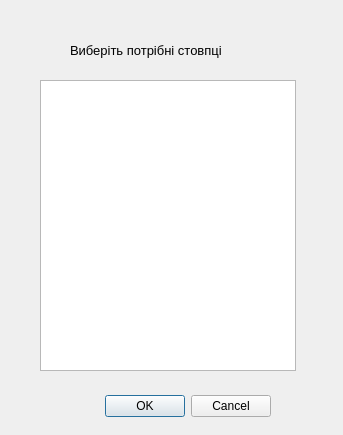
<?xml version="1.0" encoding="UTF-8"?>
<ui version="4.0">
 <class>ProjectionTable</class>
 <widget class="QDialog" name="ProjectionTable">
  <property name="geometry">
   <rect>
    <x>0</x>
    <y>0</y>
    <width>343</width>
    <height>435</height>
   </rect>
  </property>
  <property name="windowTitle">
   <string>Dialog</string>
  </property>
  <widget class="QDialogButtonBox" name="buttonBox">
   <property name="geometry">
    <rect>
     <x>-70</x>
     <y>390</y>
     <width>341</width>
     <height>32</height>
    </rect>
   </property>
   <property name="orientation">
    <enum>Qt::Horizontal</enum>
   </property>
   <property name="standardButtons">
    <set>QDialogButtonBox::Cancel|QDialogButtonBox::Ok</set>
   </property>
  </widget>
  <widget class="QTableWidget" name="tableWidget">
   <property name="geometry">
    <rect>
     <x>40</x>
     <y>80</y>
     <width>256</width>
     <height>291</height>
    </rect>
   </property>
  </widget>
  <widget class="QLabel" name="label">
   <property name="geometry">
    <rect>
     <x>70</x>
     <y>30</y>
     <width>231</width>
     <height>41</height>
    </rect>
   </property>
   <property name="font">
    <font>
     <pointsize>10</pointsize>
    </font>
   </property>
   <property name="text">
    <string>Виберiть потрiбнi стовпцi</string>
   </property>
  </widget>
 </widget>
 <resources/>
 <connections>
  <connection>
   <sender>buttonBox</sender>
   <signal>accepted()</signal>
   <receiver>ProjectionTable</receiver>
   <slot>accept()</slot>
   <hints>
    <hint type="sourcelabel">
     <x>248</x>
     <y>254</y>
    </hint>
    <hint type="destinationlabel">
     <x>157</x>
     <y>274</y>
    </hint>
   </hints>
  </connection>
  <connection>
   <sender>buttonBox</sender>
   <signal>rejected()</signal>
   <receiver>ProjectionTable</receiver>
   <slot>reject()</slot>
   <hints>
    <hint type="sourcelabel">
     <x>316</x>
     <y>260</y>
    </hint>
    <hint type="destinationlabel">
     <x>286</x>
     <y>274</y>
    </hint>
   </hints>
  </connection>
 </connections>
</ui>
